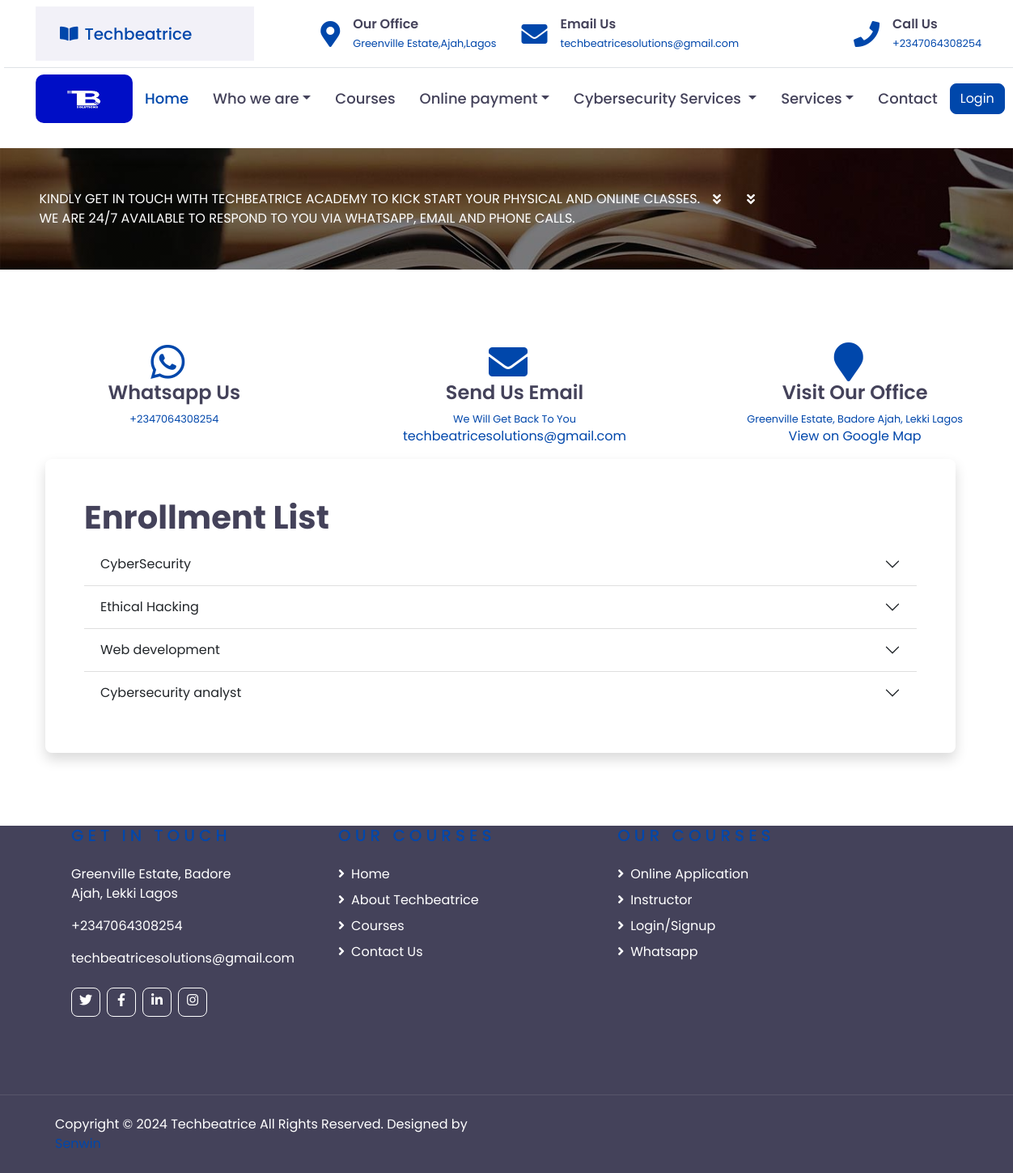
Screenshot of /under_enrol/ with the database file from the repository.
### techbeatrice/models.py (models this page shows, shortened)
class Under_Enroll(models.Model):
    under_enroll_title = models.CharField(max_length =255, blank=True, null=True)
    under_enroll_description = models.TextField()
    under_enroll_author = models.ForeignKey(User, on_delete=models.CASCADE)

### techbeatrice/views.py (the view)
# urls.py: path('under_enrol/', Under_enroll.as_view(), name='under_enrol'),
class Under_enroll(ListView):
    model = Under_Enroll
    template_name = 'techbeatrice/enroll_application.html'
    context_object_name = 'items'

### templates/techbeatrice/enroll_application.html (shortened to what this page needs)
{% extends "base.html" %}
{% load static %}
{% block content %}
    <div class="container-fluid page-header" style="margin-bottom: 90px;">
        <div class="container">
            <div class="d-flex flex-column justify-content-center" style="min-height: 150px">
                <div class="d-inline-flex text-white">
                    <p class="m-0 text-uppercase">Kindly Get In Touch With Techbeatrice Academy To Kick Start Your Physical
                        and Online Classes.<br>We Are 24/7 Available To Respond To You Via Whatsapp, Email and Phone Calls.</p>
                        <i class="fa fa-angle-double-down pt-1 px-3"></i><i class="fa fa-angle-double-down pt-1 px-3"></i>
                </div>
            </div>
        </div>
    </div>
    <div class="boxed boxedp4">
        <div class="row contactv2 text-center">
            <div class="col-md-4">
                <div class="small-box">
                    <i class="fab fa-3x fa-whatsapp text-primary mr-3"></i>
                    <a href="https://wa.me/+2347064308254?text=Hi Techbeatrice are you there?"target="_blank">
                    <h4>Whatsapp Us</h4>
                    <small>+2347064308254</small>
                  </a>
                </div>
            </div>
            <div class="col-md-4">
                <div class="small-box">
                    <i class="fa fa-3x fa-envelope text-primary mr-3"></i>
                    <a href="mailto:techbeatricesolutions@gmail.com"target="_blank">
                    <h4>Send Us Email</h4>
                    <small>We Will Get Back To You</small>
                    <p><a href="mailto:techbeatricesolutions@gmail.com"target="_blank">techbeatricesolutions@gmail.com</a></p>
                   </a>
                </div>
            </div>
            <div class="col-md-4">
                <div class="small-box">
                    <i class="fa fa-3x fa-map-marker text-primary mr-3"></i>
                    <a href="https://maps.app.goo.gl/WqoVAzVzyWkvZyY5A"target="_blank">
                    <h4>Visit Our Office</h4>
                    <small>Greenville Estate, Badore Ajah, Lekki Lagos</small>
                    <p><a href="https://maps.app.goo.gl/WqoVAzVzyWkvZyY5A"target="_blank">View on Google Map</a></p>
                   </a>
                </div>
            </div>
        </div>
        <div class="container">
            <div class="shadow p-5 mb-5 bg-body rounded">
                <h1>Enrollment List</h1>
                <div class="accordion accordion-flush" id="accordionFlushExample">
                    {% for item in items %}
                    <div class="accordion-item">
                        <h2 class="accordion-header" id="flush-heading{{ forloop.counter }}">
                            <button class="accordion-button collapsed" type="button" data-bs-toggle="collapse" data-bs-target="#flush-collapse{{ forloop.counter }}" aria-expanded="false" aria-controls="flush-collapse{{ forloop.counter }}">
                                {{ item.under_enroll_title }}
                            </button>
                        </h2>
                    </div>
                    {% empty %}
                    <p>No data available.</p>
                    {% endfor %}
                </div>
            </div>
        </div>
            {% endblock %}

### rows the page displays
Under_Enroll: under_enroll_title "CyberSecurity"
Under_Enroll: under_enroll_title "Ethical Hacking"
Under_Enroll: under_enroll_title "Web development"
Under_Enroll: under_enroll_title "Cybersecurity analyst"
